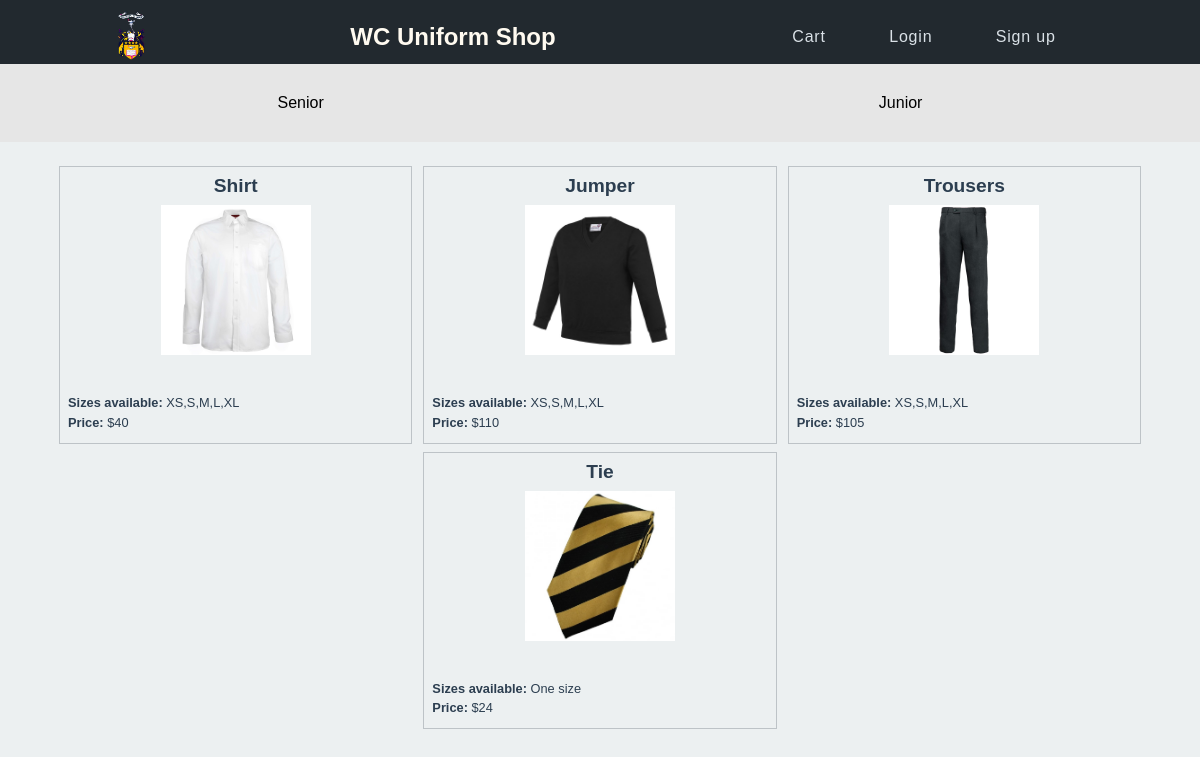
The app's page /seniorUniform with its own data.
### tables this page shows
CREATE TABLE products
(
	id integer
		constraint products_pk
			primary key autoincrement,
	name varchar(30),
	size varchar(30),
	image varchar(30),
	price decimal(5,2),
	description varchar(300)
, type varchar(30));

### app.py (the view)
@app.route('/seniorUniform')
def seniorUniform():
    con = create_connection(DB_NAME)
    query = 'SELECT id, name, size, image, price, description FROM products WHERE type = ?;'
    cur = con.cursor()
    cur.execute(query,('senior',))
    seniorProduct_list = cur.fetchall()
    con.close
    return render_template('seniorUniform.html', seniorProducts=seniorProduct_list,logged_in=is_logged_in())

### app.py (called while the page is built)
def create_connection(db_file):
    try:
        connection = sqlite3.connect(db_file)
        connection.execute('pragma foreign_keys=ON')
        return connection
    except Error as e:
        print(e)
    return None

def is_logged_in():
    if session.get("email") is None:
        return False
    else:
        return True

### templates/seniorUniform.html (shortened to what this page needs)
{% extends 'base.html' %}
{%block product%}
<div class = 'product-nav'>
    <ul>
        <li><a href="/seniorUniform">Senior</a></li>
        <li><a href="/juniorUniform">Junior</a></li>
    </ul>
</div>
{%endblock%}
{% block main %}
<div class="products">
    {% for seniorUniform in seniorProducts %}
    <div class="product-box">
        <div class="product-box-heading">
            <h3>{{  seniorUniform[1] }}</h3>
        </div>
        <div class="product-box-image">
            <img src="static/images/{{ seniorUniform[3] }}" alt="{{ seniorUniform[1]}}">
        </div>
        <div class="product-box-info">
            <p><strong>Sizes available: </strong>{{ seniorUniform[2] }}</p>
            <p><strong>Price: </strong>${{ seniorUniform[4] }}</p>
        </div>
    </div>
    {% endfor %}
</div>
{% endblock %}

### static/css/mystyles.css (style rules this page uses)
* { margin: 0; padding: 0; box-sizing: border-box; font-family: sans-serif; }
body { background-color: rgba(236, 240, 241, 1.0); }
.product-nav { position: initial; left:0; width: 100%; background-color: rgb(230,230,230); padding: 30px 0; }
.product-nav ul { display: flex; }
.product-nav ul li { display: flex; margin: auto auto; }
.product-nav ul li a { color: black; text-decoration: none; }
.product-box img { width:90%; display: block; margin: auto auto; max-width:150px; }
.products { position: relative; top: 80px; display: flex; flex-direction: column; padding: 1em 3em; align-items: center; }
.product-box { width:100%; border: 1px solid rgba(189, 195, 199, 1.0); color: rgba(44, 62, 80, 1.0); margin-bottom: 0.5rem; }
.product-box-heading { padding: 0.5rem; }
.product-box-info { padding: 0.5rem; margin-top: 2em; }
.product-box h3 { font-size: 1.2rem; text-align: center; }
.product-box p { font-size: 0.8rem; margin-bottom: 0.3rem; }
@media (min-width: 850px) { .products { flex-direction: unset; flex-wrap: wrap; justify-content: space-evenly; padding: 1em 3em; } }
@media (min-width: 850px) { .product-box { width: 32%; } }
@media (min-width: 850px) { .product-box-image { height: 150px; overflow: hidden; } }

### records on screen
products: name "Shirt", image (picture), size "XS,S,M,L,XL", price "40"
products: name "Jumper", image (picture), size "XS,S,M,L,XL", price "110"
products: name "Trousers", image (picture), size "XS,S,M,L,XL", price "105"
products: name "Tie", image (picture), size "One size", price "24"
